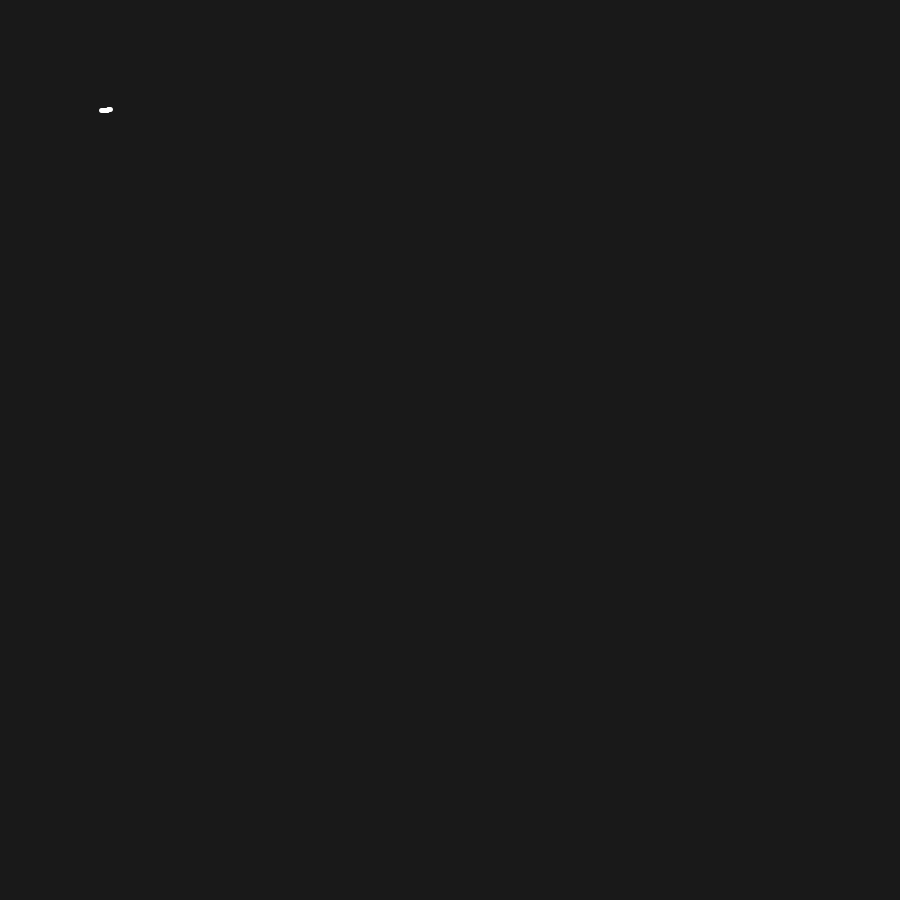
Frame 1 (no input)
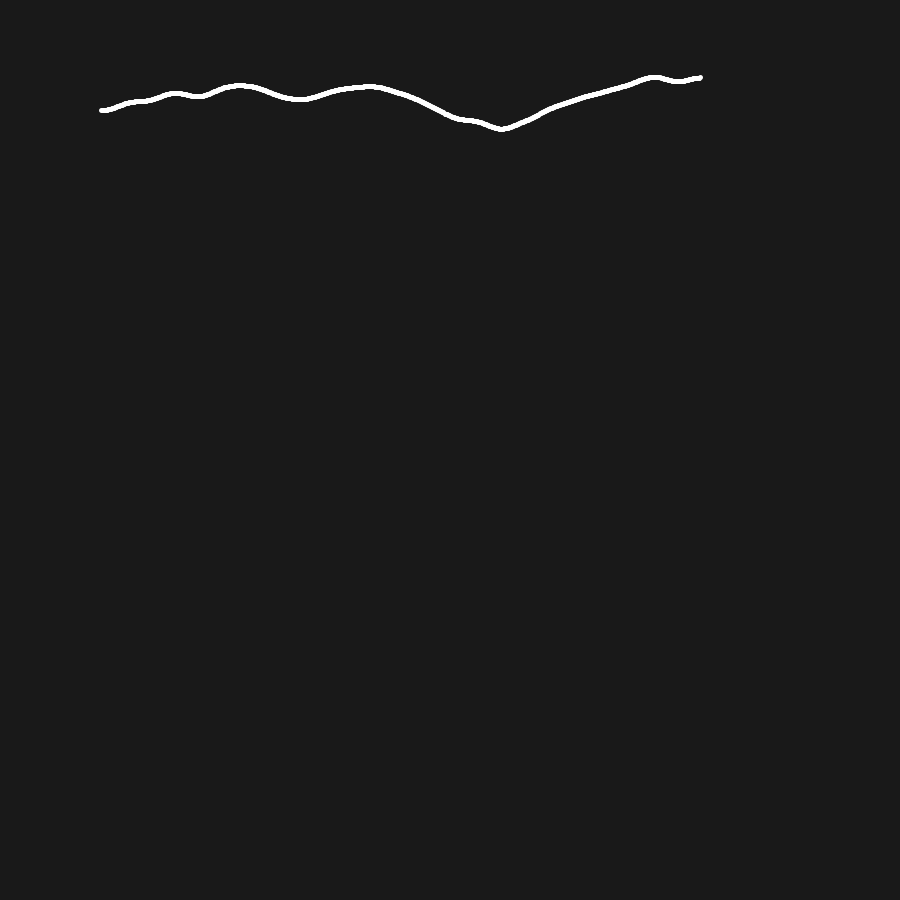
Frame 60 (the mouse pressed at the canvas centre just before this capture)
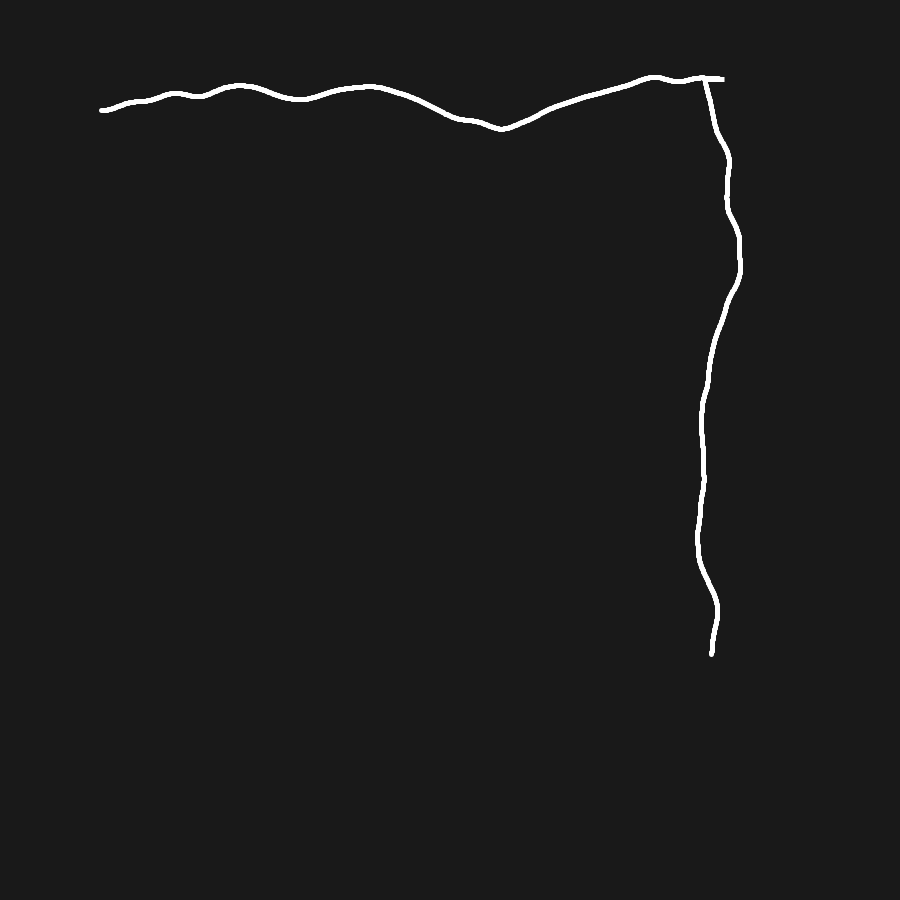
Frame 120 (the mouse held since frame 60 and released just before this capture)

The Processing sketch that drew these frames (run headless with seeded random() and noise(); from frame 60 on, the mouse is pressed at the canvas centre):

// Processing sketch: quadrado
// ── quadrado.pde
Objeto o = new Objeto();
float a = 0;
float prevX = 100;
float prevY = 100;

void setup() {
  size(900, 900);
  background(25);
}

void draw() {
  //background(0);
  bg();

  //o.path(10);
  //o.path_noise(a);

  //noStroke();
  stroke(255);
  strokeWeight(5);
  //fill(255);
  //noiseDetail(2, 8);

  //circle(o.x + o.noiseX + 100, o.y + o.noiseY + 100, 3);
  beginShape();
  for (int i = 0; i < 10; i++) {
    o.path(1);
    o.path_noise(a);
    //line(o.x + o.noiseX + 100, o.y + o.noiseY + 100, prevX, prevY);
    vertex(o.x + o.noiseX + 100, o.y + o.noiseY + 100);
    prevX = o.x + o.noiseX + 100;
    prevY = o.y + o.noiseY + 100;
    a += 0.005;
  }
  endShape();

  //a += 0.05;



  println("x:", o.x, " // y:", o.y);
  //noLoop();
}

void bg() {
  fill(0, 0);
  noStroke();
  rect(0, 0, width, height);
}

// ── Objeto.pde
class Objeto {
  
  float x;
  float y;
  float noiseX;
  float noiseY;
  float oWidth;
  float oHeight;
  float delta_noise;
  
  Objeto() {
    x = 0;
    y = 0;
    noiseX = 0;
    noiseY = 0;
    oWidth = 625;
    oHeight = 625;
    delta_noise = 0;
  }

  void path(float vel) {
    if (x < oWidth && y == 0) {
      x+=vel;
    } else if (x == oWidth && y < oHeight) {
      y+=vel;
    } else if (x > 0 && y > 0) {
      x-=vel;
    } else if (x < oWidth && y > 0) {
      y-=vel;
    }
  }
  
  void path_noise(float t) {
    if (x < oWidth && y == 0) {
      noiseY = map(noise(t), 0, 1, -50, 50);
    } else if (x == oWidth && y < oHeight) {
      noiseX = map(noise(t), 0, 1, -50, 50);
    } else if (x > 0 && y > 0) {
      noiseY = map(noise(t), 0, 1, -50, 50);
    } else if (x < oWidth && y > 0) {
      noiseX = map(noise(t), 0, 1, -50, 50);
    }
  }
  
  void calc_noise() {
    
    delta_noise += 0.01;
  }
  
  void noise_to_center() {
    
  }
  
}
